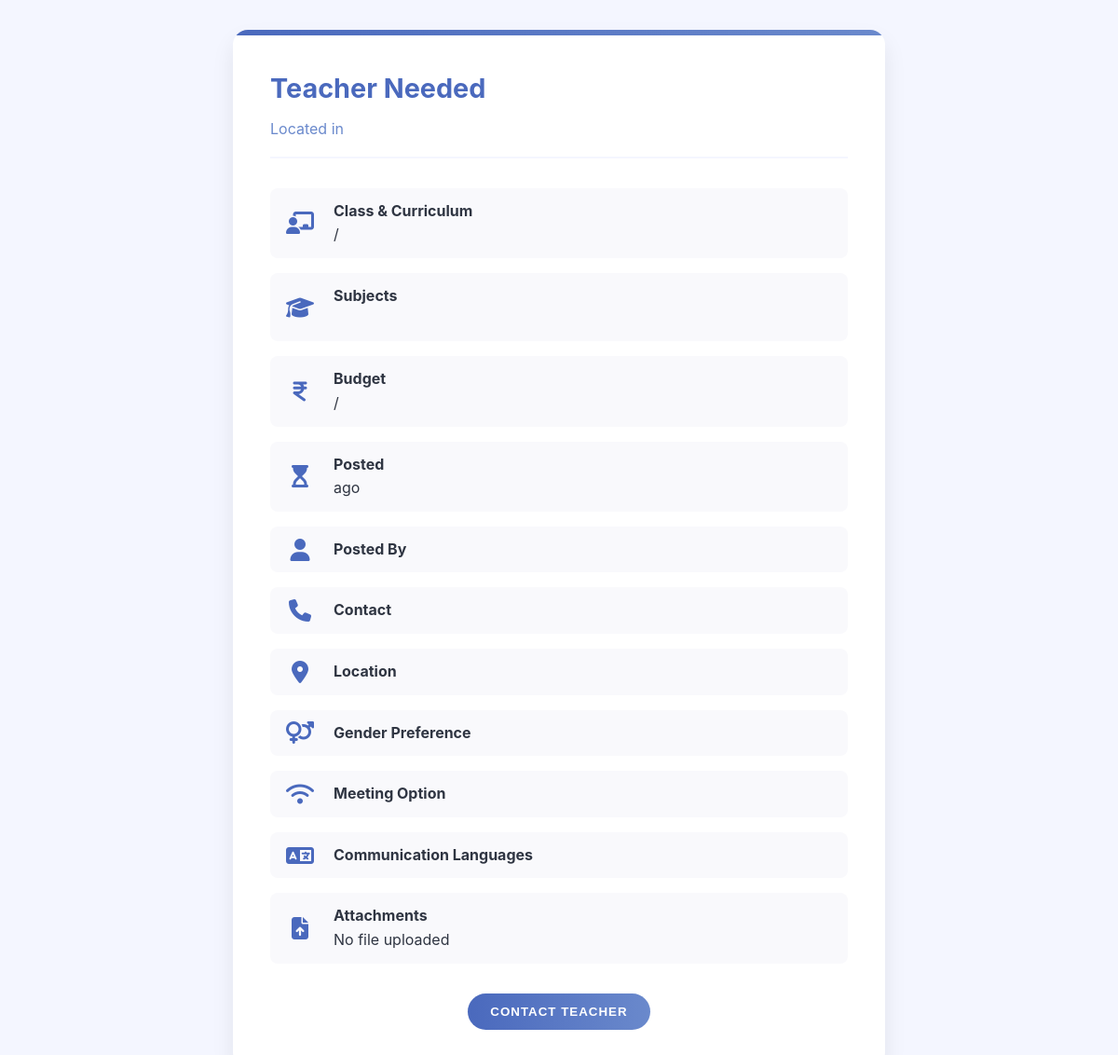
The app's page /student_post/ipcsbde@gmail.com/96, older data.
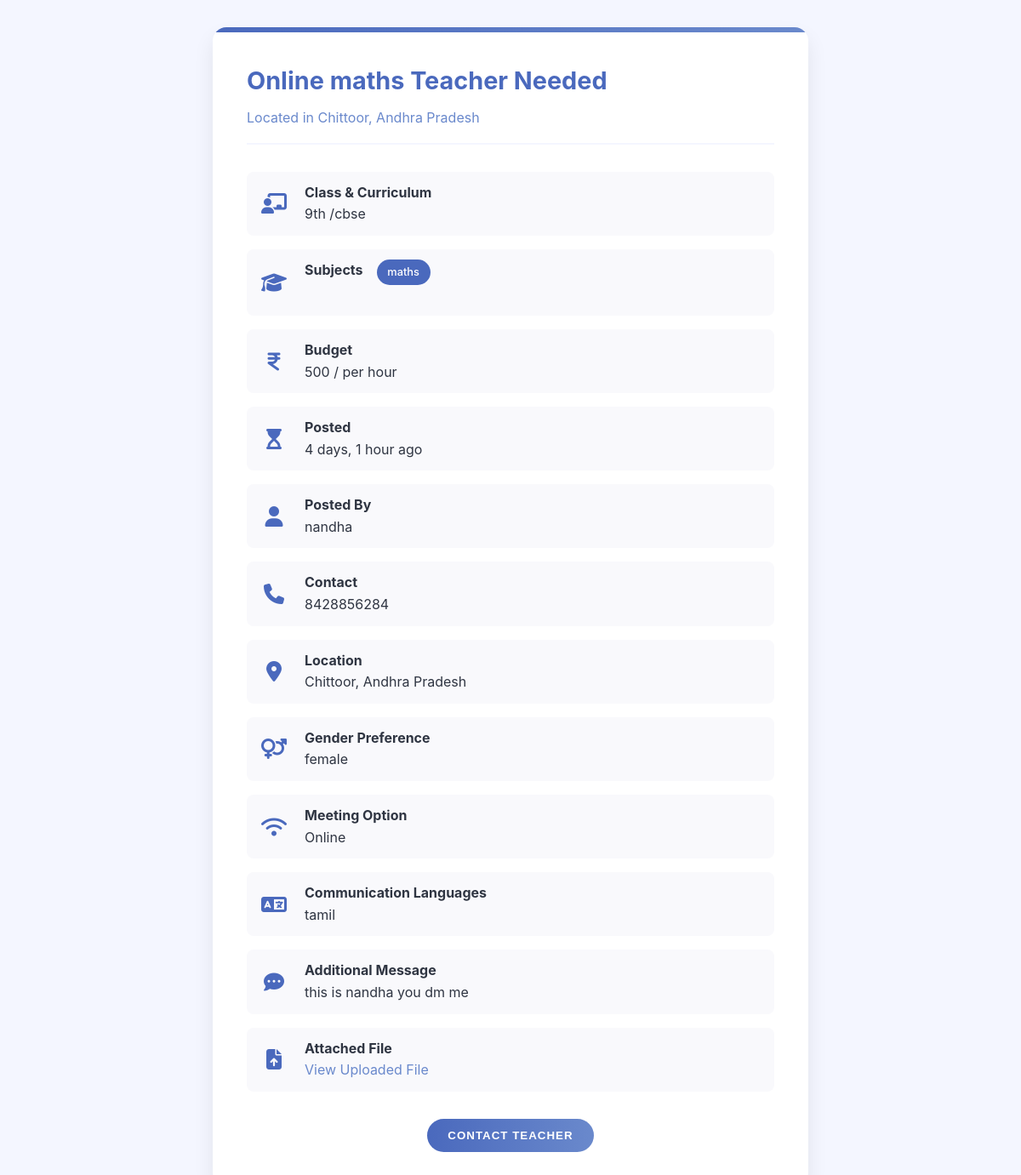
The same page, newer data.
### kovai_app/models.py (models this page shows)
class Requestpost(models.Model):
    email = models.EmailField(null=True, blank=True)
    classes = models.CharField(max_length=225, null=True, blank=True)
    curriculum= models.CharField(max_length=20,  null=True, blank=True)
    dyr = models.TextField(verbose_name="Details of your requirement",null=True, blank=True)
    dates = models.DateTimeField(default=timezone.now)
    subject = models.CharField(max_length=255,null=False, blank=False)
    two_subject = models.CharField(max_length=255, null=True, blank=True)
    three_subject = models.CharField(max_length=255, null=True, blank=True)
    four_subject = models.CharField(max_length=255, null=True, blank=True)
    five_subject = models.CharField(max_length=255, null=True, blank=True)
    i_want = models.CharField(max_length=50, choices=[
        ("tutoring", "Tutoring"),
        ("assignment_help", "Assignment Help")
    ],null=False, blank=False)
    imagess = models.ImageField(upload_to='images/',null=True,blank=True)
    meeting_option = models.CharField(max_length=255, null=True,blank=True)
    budget = models.CharField(max_length=255)
    budget_need = models.CharField(max_length=50, choices=[
        ("per_hour", "per hour"),
        ("per_day", "per day"),
        ("per_week", "per week"),
        ("per_month", "per month")
    ])
    language = models.CharField(max_length=255,null=True, blank=True)
    need = models.CharField(max_length=10, choices=[
        ("part_time", "Part time"),
        ("full_time", "Full time")
    ] ,null=False, blank=False)
    gender = models.CharField(max_length=10, choices=[
        ("male", "Male"),
        ("female", "Female"),
        ("both", "Both")
    ],null=True,blank=True)
    location = models.CharField(max_length=255,null=True,blank=True)
    profile_photo = models.ImageField(upload_to=upload_to_stu,null=True)
    filename=models.CharField(max_length=200,  null=True, blank=True)
    coin=models.IntegerField(null=True, blank=True)
    count=models.IntegerField(null=True, blank=True)

class TutorRequest(models.Model):
    user = models.OneToOneField(User, on_delete=models.CASCADE,null=True,blank=True)
    id = models.AutoField(primary_key=True)
    name = models.CharField(max_length=100,null=True,blank=True)
    email = models.EmailField()
    location = models.CharField(max_length=255)
    phone = models.CharField(max_length=15)
    w_number = models.CharField(max_length=15,null=True,blank=True)
    password= models.CharField(max_length=100,null=True,blank=True)
    coin=models.IntegerField(null=True, blank=True)
    mobile_otp=models.IntegerField(null=True, blank=True)
    gender=models.CharField(max_length=100,null=True,blank=True)

### kovai_app/views.py (the view)
# urls.py: path('student_post/<email>/<int:id>',views.student_post, name='student_post'),
def student_post(request,email,id):
    if TutorRequest.objects.filter(email=email).exists():
        objects = Requestpost.objects.all()
        s = get_object_or_404(TutorRequest, email=email)
        sp = get_object_or_404(Requestpost, id=id)
        for obj in objects:
            if obj.imagess and hasattr(obj.imagess, 'url'):
                obj.is_pdf = obj.imagess.url.endswith(".pdf")
            else:
                obj.is_pdf = False
        d = {"s": s, "sp": sp, "objects": objects}
        return render(request,"student_post.html",d)
    return render( request,"student_post.html")

### kovai_app/templates/student_post.html (shortened to what this page needs)
<!DOCTYPE html>
<html lang="en">
<head>
    <link rel="stylesheet" href="https://cdnjs.cloudflare.com/ajax/libs/font-awesome/6.6.0/css/all.min.css">
</head>
<body>
    <div class="post-container animate-load">
        <div class="post-header">
            <h1>{{sp.meeting_option}} {{sp.subject}} Teacher Needed</h1>
            <p>Located in {{s.location}}</p>
        </div>
        <div class="post-detail">
            <i class="fas fa-chalkboard-teacher"></i>
            <div>
                <strong>Class & Curriculum</strong>
                <p>{{sp.classes}} /{{sp.curriculum}}</p>
            </div>
        </div>
        <div class="post-detail">
            <i class="fa-solid fa-graduation-cap"></i>
        <div class="subjects-list">
            <strong>Subjects</strong><br>
            {% if sp.subject %}
                <span class="subject-tag">{{sp.subject}}</span>
            {% endif %}
        </div>
    </div>
        <div class="post-detail">
            <i class="fas fa-indian-rupee-sign"></i>
            <div>
                <strong>Budget</strong>
                <p>{{sp.budget}} / {{sp.budget_need}}</p>
            </div>
        </div>
        <div class="post-detail">
            <i class="fas fa-hourglass-start"></i>
            <div>
                <strong>Posted</strong>
                <p>{{ sp.dates|timesince }} ago</p>
            </div>
        </div>
        <div class="post-detail">
            <i class="fas fa-user"></i>
            <div>
                <strong>Posted By</strong>
                <p>{{s.name}}</p>
            </div>
        </div>
        <div class="post-detail">
            <i class="fas fa-phone"></i>
            <div>
                <strong>Contact</strong>
                <p>{{s.phone}}</p>
            </div>
        </div>
        <div class="post-detail">
           <i class="fas fa-map-marker-alt"></i>
            <div>
                <strong>Location</strong>
                <p>{{sp.location}}</p>
            </div>
        </div>
        <div class="post-detail">
            <i class="fas fa-venus-mars"></i>
            <div>
                <strong>Gender Preference</strong>
                <p>{{sp.gender}}</p>
            </div>
        </div>
        <div class="post-detail">
            <i class="fas fa-wifi"></i>
            <div>
                <strong>Meeting Option</strong>
                <p>{{sp.meeting_option}}</p>
            </div>
        </div>
        <div class="post-detail">
            <i class="fas fa-language"></i>
            <div>
                <strong>Communication Languages</strong>
                <p>{{sp.language}}</p>
            </div>
        </div>
        {% if sp.dyr %}
        <div class="post-detail">
            <i class="fas fa-comment-dots"></i>
            <div>
                <strong>Additional Message</strong>
                <p>{{sp.dyr}}</p>
            </div>
        </div>
        {% endif %}
        {% if sp.imagess %}
        <div class="post-detail">
            <i class="fas fa-file-upload"></i>
            <div>
                <strong>Attached File</strong>
                <a href="{{ sp.imagess.url }}" target="_blank" class="file-upload">
                    View Uploaded File
                </a>
            </div>
        </div>
        {% else %}
        <div class="post-detail">
            <i class="fas fa-file-upload"></i>
            <div>
                <strong>Attachments</strong>
                <p>No file uploaded</p>
            </div>
        </div>
        {% endif %}
        <div class="contact-section">
            <a href="/h_all_teachers"><button class="contact-btn">
                Contact Teacher
            </button></a>
        </div>
    </div>
</body>
</html>

### kovai_app/templates/student_post.html (style rules this page uses)
:root { --primary-color: #4a69bd; --secondary-color: #6a89cc; --background-color: #f4f6ff; --text-color: #2f3542; --card-bg: white; }
* { margin: 0; padding: 0; box-sizing: border-box; }
body { font-family: 'Inter', 'Arial', sans-serif; background-color: var(--background-color); color: var(--text-color); line-height: 1.6; display: flex; justify-content: center; padding: 2rem; }
.post-container { background-color: var(--card-bg); border-radius: 16px; box-shadow: 0 12px 25px rgba(0, 0, 0, 0.08); max-width: 700px; width: 100%; padding: 2.5rem; position: relative; overflow: hidden; transition: all 0.3s ease; }
.post-container::before { content: ''; position: absolute; top: 0; left: 0; width: 100%; height: 6px; background: linear-gradient(to right, var(--primary-color), var(--secondary-color)); }
.post-header { margin-bottom: 2rem; border-bottom: 2px solid var(--background-color); padding-bottom: 1rem; }
.post-header h1 { font-size: 1.8rem; color: var(--primary-color); margin-bottom: 0.5rem; }
.post-header p { color: var(--secondary-color); font-size: 1rem; }
.post-detail { display: flex; align-items: center; margin-bottom: 1rem; padding: 0.75rem; background-color: #f9f9fc; border-radius: 8px; transition: background-color 0.3s ease; }
.post-detail i { color: var(--primary-color); margin-right: 1rem; font-size: 1.5rem; min-width: 40px; text-align: center; }
.subjects-list { display: flex; flex-wrap: wrap; gap: 0.5rem; margin-bottom: 1.5rem; }
.subject-tag { background-color: var(--primary-color); color: white; padding: 0.3rem 0.8rem; border-radius: 20px; font-size: 0.8rem; font-weight: 500; }
.file-upload { display: flex; align-items: center; color: var(--secondary-color); text-decoration: none; transition: color 0.3s ease; }
.contact-section { margin-top: 2rem; text-align: center; }
.contact-btn { background: linear-gradient(to right, var(--primary-color), var(--secondary-color)); color: white; border: none; padding: 0.75rem 1.5rem; border-radius: 30px; font-weight: 600; text-transform: uppercase; letter-spacing: 1px; transition: transform 0.3s ease; }
.animate-load { animation: fadeIn 0.6s ease-out; }

Row changes from the older to the newer data that the page shows:
added Requestpost: meeting_option "Online", subject "maths", classes "9th", curriculum "cbse", budget "500", budget_need "per hour", dates "4 days, 1 hour", location "Chittoor, Andhra Pradesh", gender "female", language "tamil", dyr "this is nandha you dm me"
added TutorRequest: location "Chittoor, Andhra Pradesh", name "nandha", phone "8428856284"
Text that changed along with them:
text no longer shown: "Attachments No file uploaded"
text now shown: "Additional Message Attached File View Uploaded File"
